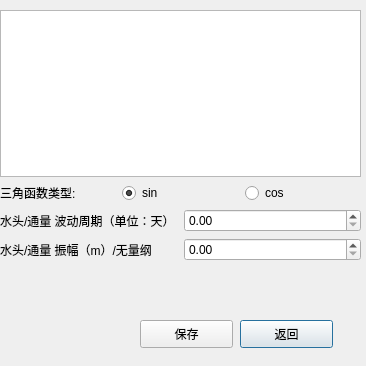
<?xml version="1.0" encoding="UTF-8"?>
<ui version="4.0">
 <class>set_new_wave_h</class>
 <widget class="QDialog" name="set_new_wave_h">
  <property name="geometry">
   <rect>
    <x>0</x>
    <y>0</y>
    <width>366</width>
    <height>366</height>
   </rect>
  </property>
  <property name="windowTitle">
   <string>设置左边界波动</string>
  </property>
  <widget class="QWidget" name="verticalLayoutWidget">
   <property name="geometry">
    <rect>
     <x>0</x>
     <y>10</y>
     <width>361</width>
     <height>251</height>
    </rect>
   </property>
   <layout class="QVBoxLayout" name="verticalLayout">
    <item>
     <widget class="QTextBrowser" name="textBrowser"/>
    </item>
    <item>
     <layout class="QHBoxLayout" name="horizontalLayout_3">
      <item>
       <widget class="QLabel" name="label_3">
        <property name="text">
         <string>三角函数类型:</string>
        </property>
       </widget>
      </item>
      <item>
       <widget class="QRadioButton" name="radioButton_sin">
        <property name="text">
         <string>sin</string>
        </property>
        <property name="checked">
         <bool>true</bool>
        </property>
       </widget>
      </item>
      <item>
       <widget class="QRadioButton" name="radioButton_cos">
        <property name="text">
         <string>cos</string>
        </property>
       </widget>
      </item>
     </layout>
    </item>
    <item>
     <layout class="QHBoxLayout" name="horizontalLayout_2">
      <item>
       <widget class="QLabel" name="label_2">
        <property name="text">
         <string>水头/通量 波动周期（单位：天）</string>
        </property>
       </widget>
      </item>
      <item>
       <widget class="QDoubleSpinBox" name="doubleSpinBox_cycle">
        <property name="maximum">
         <double>9999.989999999999782</double>
        </property>
        <property name="value">
         <double>0.000000000000000</double>
        </property>
       </widget>
      </item>
     </layout>
    </item>
    <item>
     <layout class="QHBoxLayout" name="horizontalLayout">
      <item>
       <widget class="QLabel" name="label">
        <property name="text">
         <string>水头/通量 振幅（m）/无量纲</string>
        </property>
       </widget>
      </item>
      <item>
       <widget class="QDoubleSpinBox" name="doubleSpinBox_amplitude">
        <property name="maximum">
         <double>9999.989999999999782</double>
        </property>
       </widget>
      </item>
     </layout>
    </item>
   </layout>
  </widget>
  <widget class="QPushButton" name="back">
   <property name="geometry">
    <rect>
     <x>240</x>
     <y>320</y>
     <width>93</width>
     <height>28</height>
    </rect>
   </property>
   <property name="text">
    <string>返回</string>
   </property>
  </widget>
  <widget class="QPushButton" name="save">
   <property name="geometry">
    <rect>
     <x>140</x>
     <y>320</y>
     <width>93</width>
     <height>28</height>
    </rect>
   </property>
   <property name="text">
    <string>保存</string>
   </property>
  </widget>
 </widget>
 <resources/>
 <connections>
  <connection>
   <sender>back</sender>
   <signal>clicked()</signal>
   <receiver>set_new_wave_h</receiver>
   <slot>close()</slot>
   <hints>
    <hint type="sourcelabel">
     <x>286</x>
     <y>333</y>
    </hint>
    <hint type="destinationlabel">
     <x>182</x>
     <y>182</y>
    </hint>
   </hints>
  </connection>
 </connections>
</ui>
